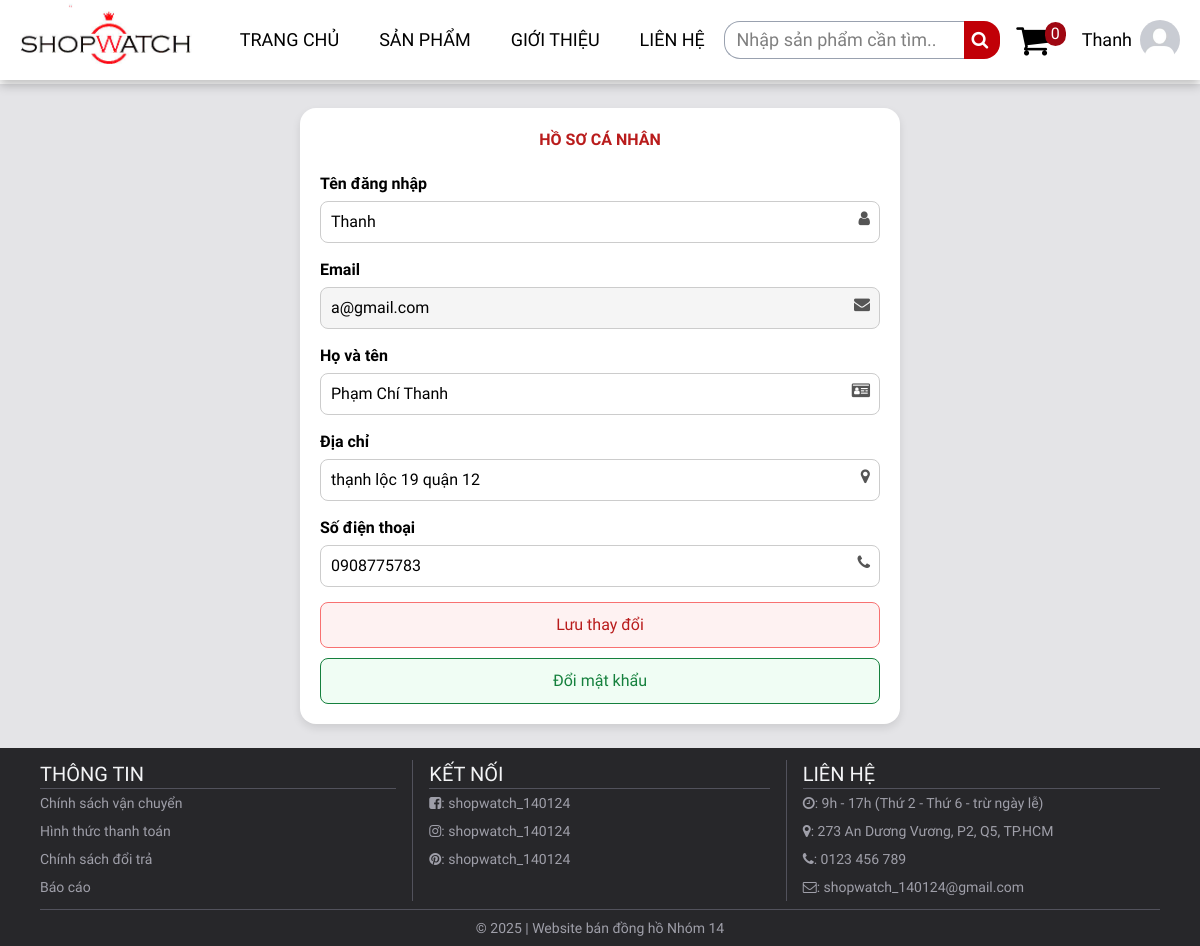
Screenshot of /profile.php (signed in) with the database file from the repository.
### tables this page shows
CREATE TABLE `tbl_customer` (
  `id` int(11) NOT NULL,
  `username` varchar(200) NOT NULL,
  `address` varchar(200) NOT NULL,
  `email` varchar(50) NOT NULL,
  `password` varchar(30) NOT NULL,
  `phone` varchar(11) NOT NULL,
  `fullname` varchar(30) NOT NULL,
  `status` enum('active','locked') NOT NULL DEFAULT 'active'
);

### lib/database.php (called while the page is built, shortened)
<?php
Class Database{
    public $host = DB_HOST;
    public $user = DB_USER;
    public $pass = DB_PASS;
    public $dbname = DB_NAME;
    public $link;
private function connectDB(){
    $this->link = new mysqli($this->host, $this->user,$this->pass, $this->dbname);
}
public function select($query, $params = []) {
    try {
        if (empty($params)) {
            $result = $this->link->query($query);
            if ($result->num_rows > 0) {
                return $result;
            } else {
                return false;
            }
        } else {
            $stmt = $this->link->prepare($query);
            $types = str_repeat('s', count($params));
            $stmt->bind_param($types, ...$params);
            $result = $stmt->get_result();
            if ($result->num_rows > 0) {
                return $result;
            } else {
                return false;
            }
        }
    } catch (Exception $e) {
        $this->error = "Lỗi select: " . $e->getMessage();
        error_log($this->error);
        return false;
    }
}
}
?>

### lib/session.php (called while the page is built, shortened)
<?php
class Session{
    public static function get($key){
        if(isset($_SESSION[$key])){
            return $_SESSION[$key];
        }
        else {
            return false;
        }
    }
}
?>

### classes/customer.php (called while the page is built, shortened)
<?php
$filepath = realpath(dirname(__FILE__));
include_once($filepath . '/../lib/database.php');
include_once($filepath . '/../lib/session.php');
?>
<?php
class customer
{
    private $db;
    public function __construct()
    {
        $this->db = new Database();
    }
    public function show_customer($id)
    {
        $query = "SELECT * FROM tbl_customer WHERE id = '$id'";
        $result = $this->db->select($query);
        if ($result) {
            return $result->fetch_assoc();
        }
        return false;
    }
}
?>

### profile.php (the view, shortened to what this page needs)
<?php
include_once 'inc/header.php';
include_once 'inc/style.php';
include_once 'lib/session.php';
include_once 'classes/customer.php';
$cs = new customer();
$customer_id = Session::get('customer_id');
$user_data = $cs->show_customer($customer_id);
?>
<!DOCTYPE html>
<html lang="vi">
<head>
    <link rel="stylesheet" href="https://cdnjs.cloudflare.com/ajax/libs/font-awesome/4.7.0/css/font-awesome.min.css">
</head>
<body>
    <?php include_once "inc/header.php" ?>
    <main class="px-[5%] py-6 m-header bg-zinc-200">
        <div class="profile-container">
            <h2>HỒ SƠ CÁ NHÂN</h2>
            <form action="" method="POST">
                <div class="form-group">
                    <label for="username">Tên đăng nhập</label>
                    <input type="text" name="username" id="username" value="<?php echo htmlspecialchars($user_data['username']); ?>" required />
                    <i class="fa fa-user" aria-hidden="true"></i>
                </div>
                <div class="form-group">
                    <label for="email">Email</label>
                    <input type="email" name="email" id="email" value="<?php echo htmlspecialchars($user_data['email']); ?>" readonly />
                    <i class="fa fa-envelope" aria-hidden="true"></i>
                </div>
                <div class="form-group">
                    <label for="fullname">Họ và tên</label>
                    <input type="text" name="fullname" id="fullname" value="<?php echo htmlspecialchars($user_data['fullname']); ?>" required />
                    <i class="fa fa-id-card" aria-hidden="true"></i>
                </div>
                <div class="form-group">
                    <label for="address">Địa chỉ</label>
                    <input type="text" name="address" id="address" value="<?php echo htmlspecialchars($user_data['address']); ?>" required />
                    <i class="fa fa-map-marker" aria-hidden="true"></i>
                </div>
                <div class="form-group">
                    <label for="phone">Số điện thoại</label>
                    <input type="text" name="phone" id="phone" value="<?php echo htmlspecialchars($user_data['phone']); ?>" required />
                    <i class="fa fa-phone" aria-hidden="true"></i>
                </div>
                <input type="submit" name="update" value="Lưu thay đổi" class="submit-btn" />
            </form>
            <button class="change-password-btn" onclick="openPasswordModal()">Đổi mật khẩu</button>
        </div>
    </main>
    <?php include_once 'inc/footer.php'; ?>
</body>
</html>

### css/style.css (style rules this page uses)
* { font-family: "Monda", "Arial", sans-serif; outline: none; }
.m-header { margin-top: 84px; }
main { min-height: calc(100dvh - 330px); }

### profile.php (style rules this page uses)
.profile-container { max-width: 600px; margin: 0 auto; background: white; padding: 20px; border-radius: 16px; box-shadow: 0 4px 8px rgba(0,0,0,0.1); }
.profile-container h2 { color: #b91c1c; font-weight: bold; text-align: center; margin-bottom: 20px; }
.form-group { margin-bottom: 15px; position: relative; }
.form-group label { display: block; margin-bottom: 5px; font-weight: bold; }
.form-group input { width: 100%; padding: 8px 30px 8px 10px; border: 1px solid #ccc; border-radius: 8px; font-size: 16px; transition: border-color 0.15s; }
.form-group input[readonly] { background: #f5f5f5; cursor: not-allowed; }
.form-group i { position: absolute; right: 10px; top: 38px; color: #555; }
.submit-btn { display: block; width: 100%; padding: 10px; background: #fef2f2; border: 1px solid #f87171; color: #b91c1c; border-radius: 8px; text-align: center; font-size: 16px; cursor: pointer; transition: all 0.15s; }
.change-password-btn { display: block; width: 100%; padding: 10px; background: #f0fdf4; border: 1px solid #15803d; color: #15803d; border-radius: 8px; text-align: center; font-size: 16px; cursor: pointer; margin-top: 10px; transition: all 0.15s; }

### rows the page displays
tbl_customer: username "Thanh", email "a@gmail.com", fullname "Phạm Chí Thanh", address "thạnh lộc 19 quận 12", phone "0908775783"

### other values shown
$username "Thanh"
